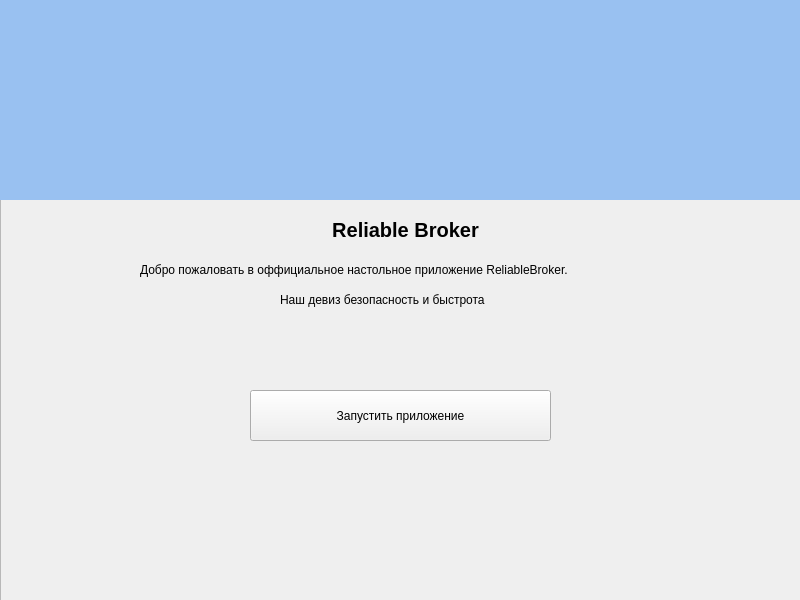
<?xml version="1.0" encoding="UTF-8"?>
<ui version="4.0">
 <class>Form</class>
 <widget class="QWidget" name="Form">
  <property name="geometry">
   <rect>
    <x>0</x>
    <y>0</y>
    <width>800</width>
    <height>600</height>
   </rect>
  </property>
  <property name="minimumSize">
   <size>
    <width>800</width>
    <height>600</height>
   </size>
  </property>
  <property name="maximumSize">
   <size>
    <width>800</width>
    <height>600</height>
   </size>
  </property>
  <property name="windowTitle">
   <string>Form</string>
  </property>
  <widget class="QWidget" name="gridLayoutWidget">
   <property name="geometry">
    <rect>
     <x>0</x>
     <y>0</y>
     <width>801</width>
     <height>601</height>
    </rect>
   </property>
   <layout class="QGridLayout" name="gridLayout">
    <item row="0" column="1">
     <widget class="QFrame" name="frame">
      <property name="sizePolicy">
       <sizepolicy hsizetype="Preferred" vsizetype="Preferred">
        <horstretch>0</horstretch>
        <verstretch>0</verstretch>
       </sizepolicy>
      </property>
      <property name="frameShape">
       <enum>QFrame::StyledPanel</enum>
      </property>
      <property name="frameShadow">
       <enum>QFrame::Raised</enum>
      </property>
      <widget class="QLabel" name="nameLabel">
       <property name="geometry">
        <rect>
         <x>330</x>
         <y>220</y>
         <width>151</width>
         <height>19</height>
        </rect>
       </property>
       <property name="styleSheet">
        <string notr="true">font-size: 20px;
font-weight: bold;</string>
       </property>
       <property name="text">
        <string>Reliable Broker</string>
       </property>
       <property name="textFormat">
        <enum>Qt::AutoText</enum>
       </property>
       <property name="alignment">
        <set>Qt::AlignCenter</set>
       </property>
      </widget>
      <widget class="QLabel" name="descriptionLabel1">
       <property name="geometry">
        <rect>
         <x>140</x>
         <y>260</y>
         <width>550</width>
         <height>19</height>
        </rect>
       </property>
       <property name="text">
        <string>Добро пожаловать в оффициальное настольное приложение ReliableBroker.</string>
       </property>
      </widget>
      <widget class="QLabel" name="descriptionLabel2">
       <property name="geometry">
        <rect>
         <x>280</x>
         <y>290</y>
         <width>260</width>
         <height>19</height>
        </rect>
       </property>
       <property name="text">
        <string>Наш девиз безопасность и быстрота</string>
       </property>
      </widget>
      <widget class="QPushButton" name="startButton">
       <property name="geometry">
        <rect>
         <x>250</x>
         <y>390</y>
         <width>301</width>
         <height>51</height>
        </rect>
       </property>
       <property name="styleSheet">
        <string notr="true">font-weight: 300;</string>
       </property>
       <property name="text">
        <string>Запустить приложение</string>
       </property>
      </widget>
      <widget class="QLabel" name="pictureLabel">
       <property name="geometry">
        <rect>
         <x>0</x>
         <y>0</y>
         <width>800</width>
         <height>200</height>
        </rect>
       </property>
       <property name="sizePolicy">
        <sizepolicy hsizetype="Maximum" vsizetype="Maximum">
         <horstretch>0</horstretch>
         <verstretch>0</verstretch>
        </sizepolicy>
       </property>
       <property name="maximumSize">
        <size>
         <width>800</width>
         <height>600</height>
        </size>
       </property>
       <property name="styleSheet">
        <string notr="true">background-color: rgb(153, 193, 241);</string>
       </property>
       <property name="text">
        <string/>
       </property>
       <property name="pixmap">
        <pixmap>logo/broker-logo.png</pixmap>
       </property>
       <property name="alignment">
        <set>Qt::AlignCenter</set>
       </property>
      </widget>
     </widget>
    </item>
   </layout>
  </widget>
 </widget>
 <resources/>
 <connections/>
</ui>
